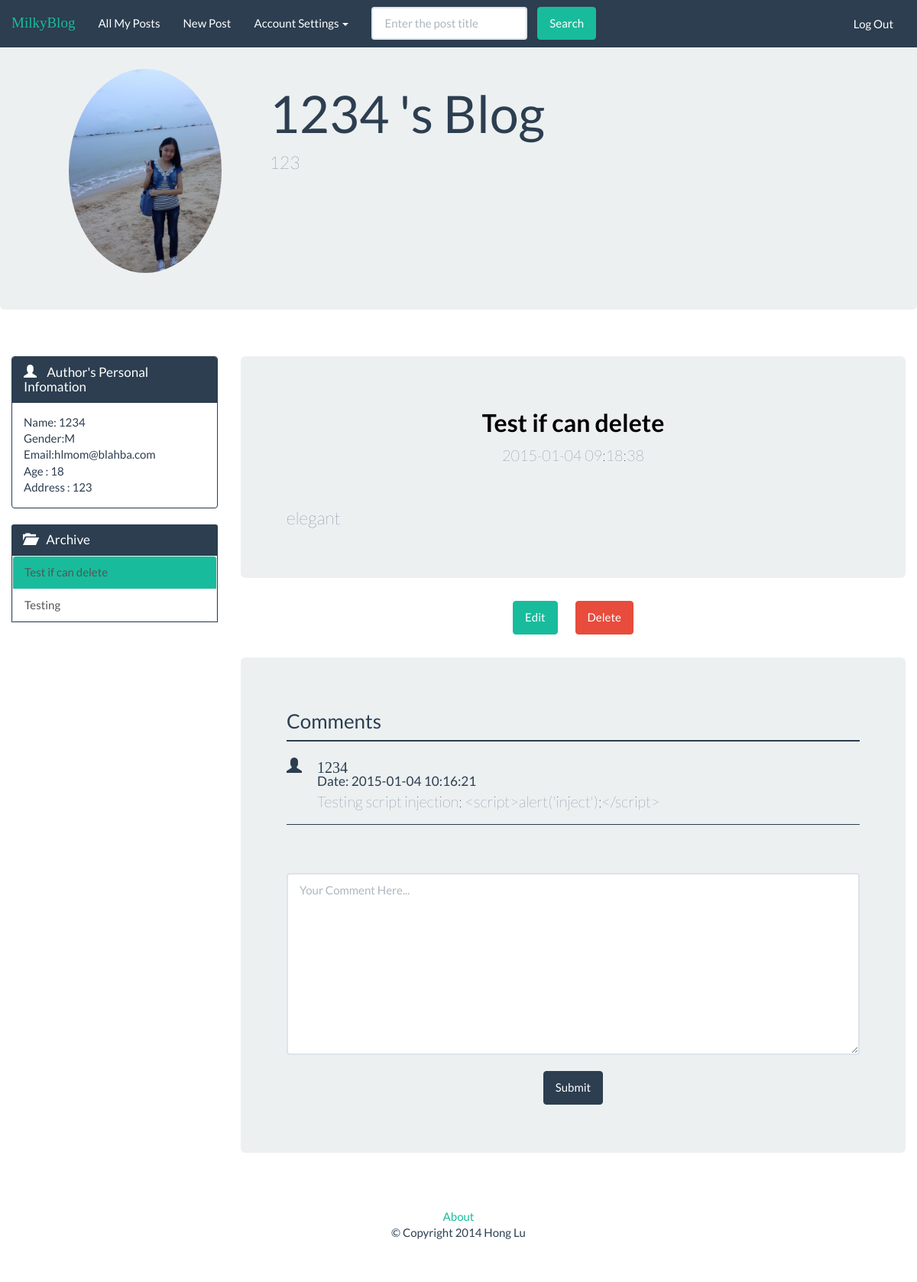
/view/single_post.php?post=64 (signed in), run on the app's committed database.
### tables this page shows
CREATE TABLE IF NOT EXISTS `users` (
`uid` bigint(20) unsigned NOT NULL,
  `gender` varchar(40) NOT NULL,
  `user_name` varchar(20) NOT NULL,
  `password` varchar(20) NOT NULL,
  `email` varchar(40) NOT NULL,
  `pf_name` varchar(40) NOT NULL,
  `age` int(11) NOT NULL,
  `address` text NOT NULL,
  `intro` text NOT NULL,
  `img` text NOT NULL
);

CREATE TABLE IF NOT EXISTS `posts` (
`post_id` bigint(20) unsigned NOT NULL,
  `heading` text NOT NULL,
  `abstract` text NOT NULL,
  `content` text NOT NULL,
  `date` timestamp NOT NULL DEFAULT CURRENT_TIMESTAMP ON UPDATE CURRENT_TIMESTAMP,
  `user_name` varchar(20) NOT NULL,
  `uid` int(11) NOT NULL
);

CREATE TABLE IF NOT EXISTS `comments` (
  `uid` int(11) NOT NULL,
  `pid` int(11) NOT NULL,
`cid` int(11) NOT NULL,
  `content` text NOT NULL,
  `date` timestamp NOT NULL DEFAULT CURRENT_TIMESTAMP ON UPDATE CURRENT_TIMESTAMP
);

### src/model/posts.php (called while the page is built, shortened)
<?php
    function getAllPosts ($uid) {
      $db = opendb();
      if (!$result = $db->query("SELECT * FROM posts WHERE uid='$uid'")){
        die('There was an error running the query [' . $db->error . ']');
      }
      $posts = array();
      while ($row = $result->fetch_assoc()) {
        array_push($posts, $row);
      }
      return $posts;
    }
    function getSinglePost ($id) {
        $db = opendb();
        $sql = 'SELECT * FROM posts WHERE post_id ='.$id;
        if(!$result = $db->query($sql)){
            die('There was an error running the query [' . $db->error . ']');
        }
        return  $result->fetch_assoc();
    }
    function getComments($pid){
        $db = opendb();
        $stmt = "SELECT * from comments where pid = '$pid' ";
        if (!$result = $db->query($stmt)){
            die('There was an error running the query [' . $db->error . ']');
        }
        $comments = array();
        while ($row = $result->fetch_assoc()) {
        array_push($comments, $row);
        }
        return $comments;
    }
?>

### src/model/users.php (called while the page is built, shortened)
<?php
    function getUserInfo($uid){
        $db = opendb();
        $sql = "SELECT * FROM users WHERE uid = '$uid' ";
        $result= $db->query($sql);
        if(!$result = $db->query($sql)){
            die('There was an error running the query [' . $db->error . ']');
        }
        $row = $result->fetch_assoc();
        return $row;
    }
?>

### src/view/single_post.php (the view, shortened to what this page needs)
<html>
    <head>
        <?php require_once('common/header.php') ?>
    </head>
    <body>
        <?php
        require_once("common/new_nav.php");
        ?>
        <div class="container-fluid">
            <?php
                $pid = $_GET['post'];
                $curr_post = getSinglePost($pid);
                $uid = $curr_post['uid'];
            ?>
            <?php require_once("common/page_header.php");?>
            <div class="row">
                <?php require_once('common/left_panel.php');?>
                <div class="col-md-9">
                    <div class="jumbotron">
                        <h2 class="post-heading"> <?php echo $curr_post['heading']; ?></h3>
                        <p style="text-align:center"><small><?php echo $curr_post['date'];?></small></p>
                        <br>
                        <p class="lead"> <?php echo $curr_post['abstract']; ?></p>
                    </div>
                <?php
                if ( $uid == $_SESSION['uid']) {
                    echo '
                    <div class="container-fluid" style="margin-bottom: 30px;">
                        <div class="col-md-12" style="text-align:center;">
                            <a class="btn btn-success" style="text-decoration:none;" href="new_post.php?post='. $_GET['post'].' ">Edit</a>
                            <a class="btn btn-danger" style="text-decoration:none;" href="manage_input/manage_post.php?post='. $_GET['post'].' ">Delete</a>
                        </div>
                    </div>';
                }
                ?>
                    <div class="jumbotron">
                        <div class="MyCommentHeading"><h3>Comments</h3></div>
                        <?php
                        $comments = getComments($pid);
                        foreach ($comments as $cmt){
                            $array = getUserInfo($cmt['uid']);
                            $pfname = $array['pf_name'];
                            $str =
                            '<div class="MyCommentPanel">
                                <span class="glyphicon glyphicon-user" aria-hidden=true> '.$pfname.'</span>
                                <br>
                                <div style="margin:0px 0px 0px 40px">
                                    <small>Date: '.$cmt['date'].'</small><br>
                                    <p style="font-size:20px">'.htmlspecialchars($cmt['content']).'</p>
                                </div>
                            </div>';
                            echo $str;
                        }
                        ?>
                        <form role="form" action="manage_input/manage_comment.php" method="post">
                            <br><br>
                            <textarea class="form-control" rows="10" name="comment" placeholder="Your Comment Here..."></textarea>
                            <br>
                            <div class="wrapper" style="text-align:center">
                                <button type="submit" class="btn btn-primary" >Submit</button>
                            </div>
                        </form>
                    </div>
                </div>
            </div>
            <?php require_once('common/footer.php') ?>
        </div>
    </body>
</html>

### src/view/common/page_header.php
<?php $user = getUserInfo($uid);?>
<div class="page-header" id="banner">
    <div class="row">
        <div class="jumbotron">
            <div class="container">
                <div class="col-lg-3">
                <img src="
                <?php
                if(empty($user['img'])){
                    echo "../static/uploads/default.jpg";
                }
                else{
                    echo "../static/uploads/".$user['img'];
                }
                ?>"
                style="max-width: 200px; max-height=200px;" class="img-circle"> </a>
                </div>
                <div class="col-lg-9">
                    <h1><?php echo $user['pf_name']." 's Blog"; ?> </h1>
                    <p class="lead">
                        <?php
                        if(empty($user['intro'])){
                            echo "Welcome to my blog!";
                        }
                        else{
                            echo $user['intro'];
                        }
                        ?>
                    </p>
              </div>
          </div>
        </div>
    </div>
</div>

### src/view/common/left_panel.php
<div class="col-lg-3">
    <div class="panel panel-primary">
    <div class="panel-heading">
        <h3 class="panel-title">
            <span class="glyphicon glyphicon-user" style="margin-right: 10px;" aria-hidden="true"></span>
            Author's Personal Infomation
        </h3>
    </div>
    <div class="panel-body">
        <?php $result = getUserInfo($uid);
        echo "Name: ". $result['pf_name']."<br>
        Gender:".$result['gender']." <br>
        Email:". $result['email']." <br>";
        if ($result['age'] != 0){
          echo "Age : ".$result['age']." <br>";
        }
        if (!empty($result['address'])){
          echo "Address : ".$result['address']." <br>";
        }
        ?>
    </div>
    </div>
    <div class="panel-primary">
        <div class="panel-heading">
            <h3 class="panel-title">
                <span class="glyphicon glyphicon-folder-open" style="margin-right: 10px;" aria-hidden="true"></span>
                Archive
            </h3>
        </div>
        <div class="panel-body" style="padding:0px; border: 1px solid #2c3e50">
            <div class="list-group" style="margin:0">
                <?php
                $posts = getAllPosts($uid);
                if ($posts){
                    foreach ($posts as $post) {
                        if (isset($_GET['post']) && ($post['post_id'] == $_GET['post'])){
                            echo '<a  class="list-group-item" style="background-color:#18bc9c" href="single_post.php?post='.$post['post_id'].'">' .$post['heading']. '</a>' ;
                        }
                        else{
                            echo '<a  class="list-group-item" href="single_post.php?post='.$post['post_id'].'">' .$post['heading']. '</a>' ;
                        }
                    }
                }
                else{
                    echo '<p style = "padding: 20px"> Current user has not created any post yet!';
                }
                ?>
            </div>
        </div>
    </div>
</div>

### src/static/css/style.css (style rules this page uses)
.post-heading { font-weight:bold; color:black; text-align:center; }
.MyCommentPanel { border-bottom: 1px solid #2c3e50; margin-bottom:20px; font-size:20px; }
.MyCommentHeading { border-bottom: 2px solid #2c3e50; margin-bottom:20px; }

### data on the page
users: img (picture), pf_name "1234", intro "123", gender "M", email "hlmom@blahba.com", age "18", address "123"
posts: heading "Test if can delete", date "2015-01-04 09:18:38", abstract "elegant"
posts: heading "Testing"
comments: uid.pf_name "1234", date "2015-01-04 10:16:21", content "Testing script injection: <script>alert('inject');</script>"
